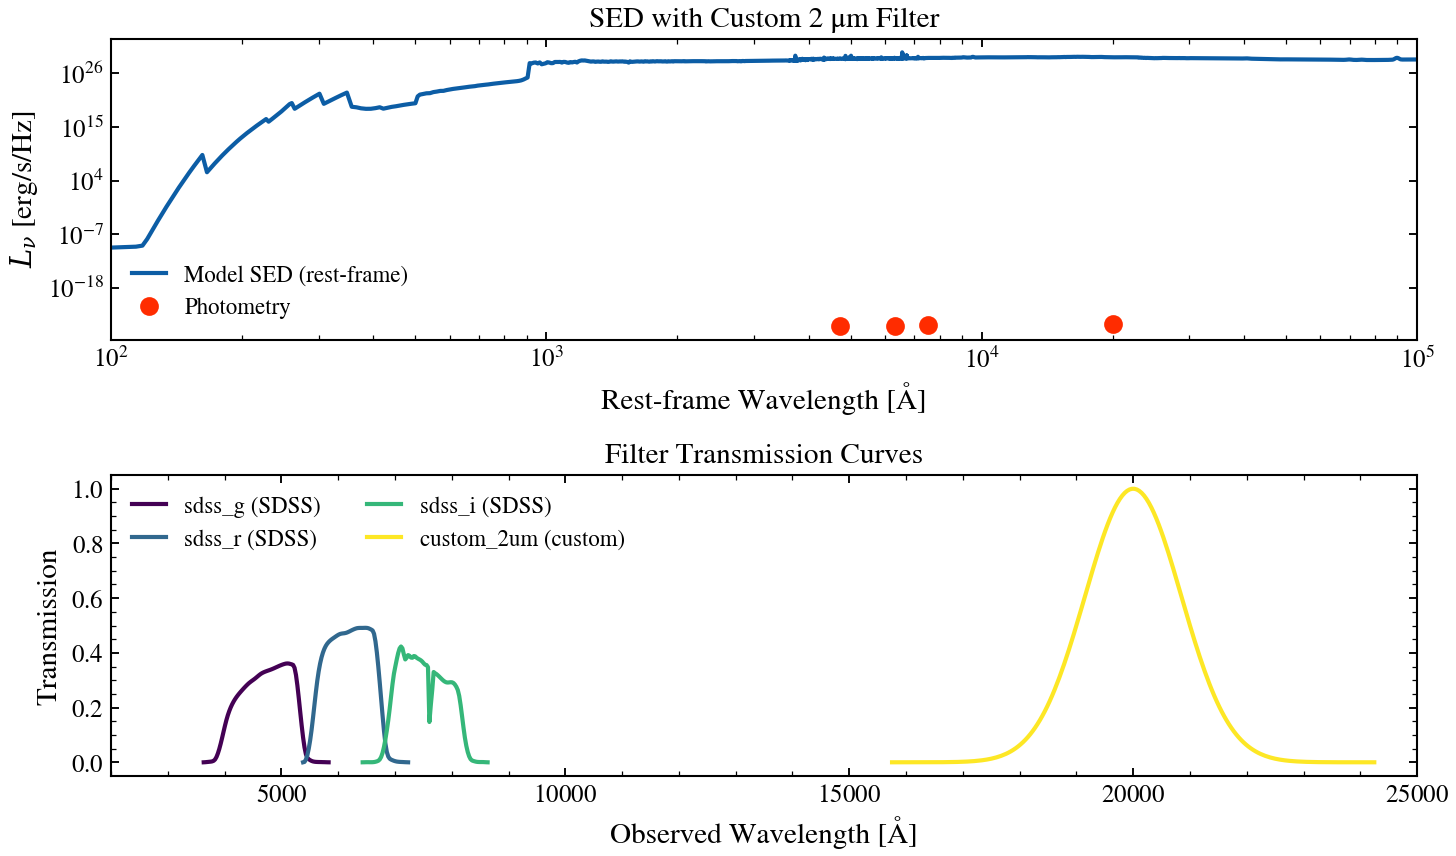

Generate this figure with Python:
"""
Register and Use Custom Filters
================================

How do I register a custom photometric filter and use it in SED modeling?
This recipe generates a synthetic filter response and uses it to compute
photometry through a model SED.
"""

from pathlib import Path

import jax.numpy as jnp
import matplotlib.pyplot as plt
import numpy as np

from tengri import Fixed, Parameters, Photometry, SEDModel, load_ssp_data
from tengri.analysis.plotting import setup_style
from tengri.observation.photometry import FilterCurve

setup_style()


def _find_ssp():
    """Locate SSP data from project root or docs/ (sphinx-gallery) cwd."""
    name = "ssp_prsc_miles_chabrier_wNE_logGasU-3.0_logGasZ0.0.h5"
    for p in [
        Path("data") / name,
        Path("../data") / name,
        Path("../../data") / name,
        Path("../../../data") / name,
    ]:
        if p.exists():
            return str(p)
    return None


SSP_PATH = _find_ssp()
if SSP_PATH is None:
    raise FileNotFoundError("SSP data not found — skipping example")

ssp = load_ssp_data(SSP_PATH)

# --- Build a synthetic Gaussian filter at 2 microns ---
# Custom filter: 2 micron (20000 Angstrom) with 0.2 micron FWHM
wave_center = 20000.0  # Angstrom
fwhm = 2000.0  # Angstrom
sigma = fwhm / (2 * np.sqrt(2 * np.log(2)))

# Fine wavelength grid for smooth transmission
wave_grid = np.linspace(wave_center - 5 * sigma, wave_center + 5 * sigma, 200)
trans_curve = np.exp(-0.5 * ((wave_grid - wave_center) / sigma) ** 2)

# Create FilterCurve object
custom_filter = FilterCurve(
    wave=jnp.array(wave_grid), trans=jnp.array(trans_curve), name="custom_2um"
)

# --- Create Photometry with custom filter + standard SDSS ---
# Start with SDSS optical
sdss_phot = Photometry.from_names(["sdss_g", "sdss_r", "sdss_i"])

# Manually add custom filter by reconstructing the Photometry
all_filters = [*sdss_phot.filters, custom_filter]
all_names = [*sdss_phot.names, "custom_2um"]
phot = Photometry(filters=tuple(all_filters), names=tuple(all_names))

# --- Build model and plot SED ---
spec = Parameters(
    sfh_tsnorm_log_peak_sfr=Fixed(1.0),
    sfh_tsnorm_peak_lbt_gyr=Fixed(2.0),
    sfh_tsnorm_width_gyr=Fixed(1.5),
    sfh_tsnorm_skew=Fixed(0.2),
    sfh_tsnorm_trunc=Fixed(5.0),
    met_logzsol=Fixed(0.0),
    dust_tau_bc=Fixed(0.1),
    dust_tau_diff=Fixed(0.2),
    dust_slope=Fixed(-0.7),
    redshift=Fixed(0.05),
    mean_sfh_type="tsnorm",
)

from tengri import Observation

obs = Observation(photometry=phot)
model = SEDModel(spec, ssp, observation=obs)

# Compute SEDs for visualization
spec_dict = spec.get_fixed_values()
sed_result = model.predict_rest_sed(spec_dict)
wave_rest = sed_result.wavelength
sed_rest = sed_result.sed

# --- Plot: SED + filter responses ---
fig, (ax_sed, ax_filters) = plt.subplots(2, 1, figsize=(10, 6), sharex=False)

# Top: SED with photometric points
phot_wave = np.array([float(jnp.mean(w)) for w in phot.filter_waves])  # Effective wavelengths
phot_flux = np.array(model.predict_photometry(spec_dict))

ax_sed.loglog(wave_rest, sed_rest, color="C0", lw=2.0, label="Model SED (rest-frame)")
ax_sed.plot(phot_wave, phot_flux, "o", color="C3", ms=8, label="Photometry", zorder=10)
ax_sed.set_xlabel(r"Rest-frame Wavelength [Å]")
ax_sed.set_ylabel(r"$L_\nu$ [erg/s/Hz]")
ax_sed.set_title("SED with Custom 2 μm Filter")
ax_sed.legend(frameon=False)
ax_sed.set_xlim(100, 100000)

# Bottom: Filter responses
colors = plt.cm.viridis(np.linspace(0, 1, len(phot.names)))
for i, (fname, wave_filt, trans_filt) in enumerate(
    zip(phot.names, phot.filter_waves, phot.filter_trans)
):
    label = f"{fname} ({'custom' if fname == 'custom_2um' else 'SDSS'})"
    ax_filters.plot(wave_filt, trans_filt, color=colors[i], lw=2.0, label=label)

ax_filters.set_xlabel(r"Observed Wavelength [Å]")
ax_filters.set_ylabel("Transmission")
ax_filters.set_title("Filter Transmission Curves")
ax_filters.legend(frameon=False, ncol=2)
ax_filters.set_xlim(2000, 25000)

fig.tight_layout()
plt.savefig("plot_recipe_custom_filter.png", dpi=150, bbox_inches="tight")
plt.show()
